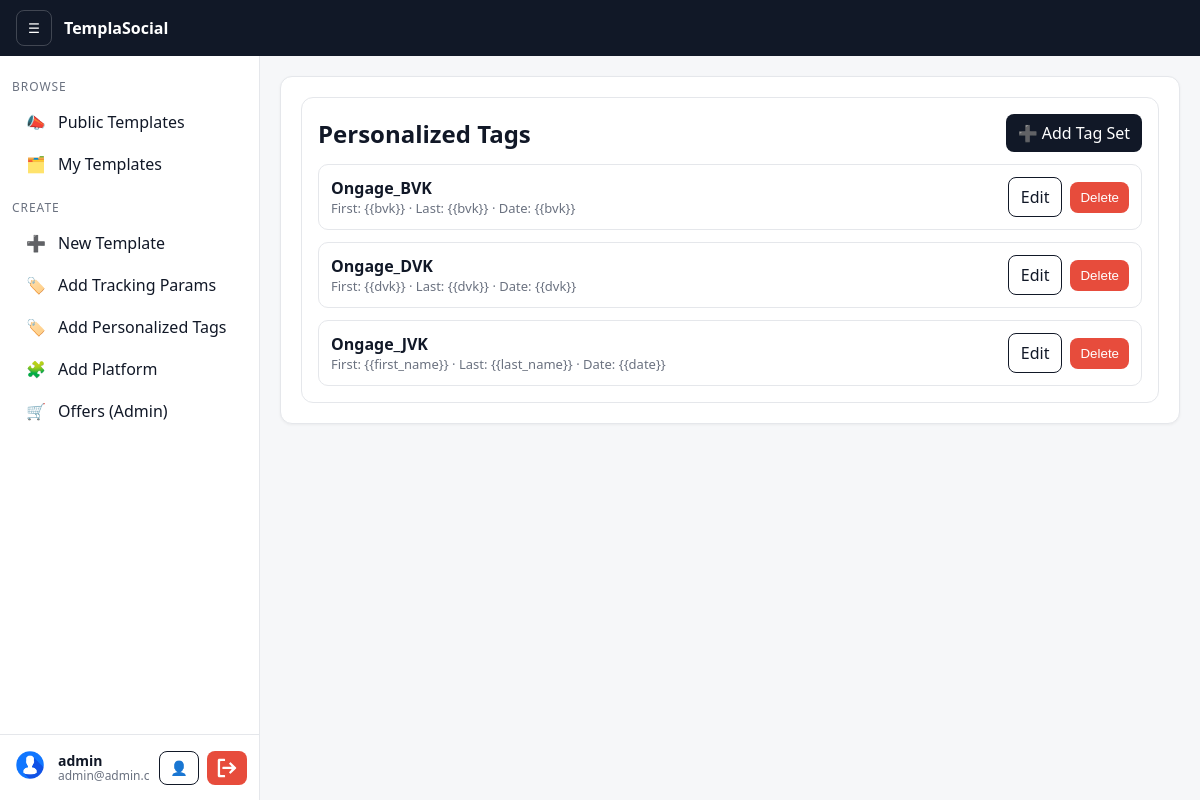
The page /catalog/personalized-tags/ (signed in) on the database its author committed.
### accounts/models.py (models this page shows, shortened)
class Profile(models.Model):
    user = models.OneToOneField(User, on_delete=models.CASCADE, related_name="profile")
    display_name = models.CharField(max_length=150, blank=True)
    company = models.CharField(max_length=150, blank=True)
    avatar = models.ImageField(upload_to=avatar_upload_to, blank=True, null=True)

### catalog/models.py (models this page shows, shortened)
class PersonalizedTag(models.Model):
    user = models.ForeignKey(settings.AUTH_USER_MODEL, on_delete=models.CASCADE, related_name="personalized_tags")
    platform = models.ForeignKey("Platform", on_delete=models.CASCADE, related_name="personalized_tags")
    first_name_tag = models.CharField(max_length=100, blank=True)
    last_name_tag = models.CharField(max_length=100, blank=True)
    date_tag = models.CharField(max_length=100, blank=True)
    email_tag = models.CharField(max_length=100, blank=True)
    footer1_code = models.TextField(blank=True)
    footer2_code = models.TextField(blank=True)
    is_active = models.BooleanField(default=True)
    created_at = models.DateTimeField(auto_now_add=True)
    updated_at = models.DateTimeField(auto_now=True)
    class Meta:
        constraints = [
            models.UniqueConstraint(fields=["user", "platform"], name="unique_user_platform_tag")
        ]
        verbose_name = "Personalized Tag Set"
        verbose_name_plural = "Personalized Tag Sets"

class Platform(models.Model):
    name = models.CharField(max_length=80)
    slug = models.SlugField(max_length=100, blank=True)
    created_by = models.ForeignKey(User, on_delete=models.SET_NULL, null=True, blank=True)
    class Meta:
        constraints = [
            models.UniqueConstraint(fields=['created_by', 'name'], name='unique_user_platform')
        ]
        ordering = ['name']

### catalog/views.py (the view)
# urls.py: path("personalized-tags/", views.personalized_tag_list, name="personalized_tag_list"),
@login_required
def personalized_tag_list(request):
    tags = PersonalizedTag.objects.filter(user=request.user).select_related("platform").order_by("platform__name")
    return render(request, "catalog/personalized_tag_list.html", {"tags": tags})

### templates/catalog/personalized_tag_list.html (shortened to what this page needs)
{% extends 'base.html' %}
{% block content %}
<div class="card" style="max-width:900px;margin:auto">
  <div style="display:flex;justify-content:space-between;align-items:center">
    <h2 style="margin:0">Personalized Tags</h2>
    <div style="display:flex;gap:8px">
      <a class="btn" href="{% url 'catalog:personalized_tag_add' %}">➕ Add Tag Set</a>
    </div>
  </div>
  <div style="margin-top:12px;display:flex;flex-direction:column;gap:12px">
    {% for t in tags %}
      <div style="display:flex;justify-content:space-between;align-items:center;gap:12px;padding:12px;border:1px solid #e5e7eb;border-radius:10px;background:#fff">
        <div>
          <div style="font-weight:700">{{ t.platform.name }} {% if not t.is_active %}<span class="muted">· inactive</span>{% endif %}</div>
          <div class="muted" style="font-size:13px">First: {{ t.first_name_tag }} · Last: {{ t.last_name_tag }} · Date: {{ t.date_tag }}</div>
        </div>
        <div style="display:flex;gap:8px;align-items:center">
          <a class="btn-outline" href="{% url 'catalog:personalized_tag_edit' t.pk %}">Edit</a>
          <form method="get" action="{% url 'catalog:personalized_tag_delete' t.pk %}" style="margin:0">
            <button type="submit" class="btn-danger">Delete</button>
          </form>
        </div>
      </div>
    {% empty %}
      <div class="card">No personalized tags defined yet.</div>
    {% endfor %}
  </div>
</div>
{% endblock %}

### templates/base.html (shortened to what this page needs)
<!doctype html>
<html>
<head>
</head>
<body>
  <header>
    <button class="toggle" onclick="toggleSidebar()" aria-label="Toggle sidebar">☰</button>
    <div class="brand"><a href="{% url 'emails:home' %}">TemplaSocial</a></div>
  </header>
  <div class="layout">
    <aside id="sidebar" class="sidebar" data-collapsible>
      <div class="side-scroll">
        <div class="side-group">
          <div class="side-group-title">BROWSE</div>
          <a class="side-link" href="{% url 'emails:home' %}" title="Public Templates">
            <span class="icon">📣</span><span class="label">Public Templates</span>
          </a>
          {% if user.is_authenticated %}
          <a class="side-link" href="{% url 'emails:my_templates' %}" title="My Templates">
            <span class="icon">🗂️</span><span class="label">My Templates</span>
          </a>
          {% endif %}
        </div>
        {% if user.is_authenticated %}
        <div class="side-group" style="margin-top:14px">
          <div class="side-group-title">CREATE</div>
          <a class="side-link" href="{% url 'emails:template_create' %}" title="New Template">
            <span class="icon">➕</span><span class="label">New Template</span>
          </a>
          <a class="side-link" href="{% url 'catalog:param_index' %}" title="Add Tracking Params">
            <span class="icon">🏷️</span><span class="label">Add Tracking Params</span>
          </a>
          <a class="side-link" href="{% url 'catalog:personalized_tag_list' %}" title="Personalized tags">
            <span class="icon">🏷️</span><span class="label">Add Personalized Tags</span>
          </a>
          <a class="side-link" href="{% url 'catalog:platform_list' %}" title="Add Platform">
            <span class="icon">🧩</span><span class="label">Add Platform</span>
          </a>
          {% if user.is_staff %}
          <a class="side-link" href="{% url 'catalog:offer_index' %}" title="Offers (Admin)">
            <span class="icon">🛒</span><span class="label">Offers (Admin)</span>
          </a>
          {% endif %}
        </div>
        {% endif %}
      </div>
      {% if user.is_authenticated %}
      <div class="side-footer">
        <div class="user-info" title="{{ user.username }}">
          <a href="#" onclick="openProfileModal(event)" style="text-decoration: none;">
            {% if user.profile and user.profile.avatar %}
            <img src="{{ user.profile.avatar.url }}" alt="Avatar"
              style="width:36px;height:36px;border-radius:50%;object-fit:cover;">
            {% else %}
            <div class="avatar">{{ user.username|slice:":1"|upper }}</div>
            {% endif %}
          </a><a href="" onclick="openProfileModal(event)" style="text-decoration: none;">
            <div class="user-text">
              <div class="user-name">
                {% if user.profile and user.profile.display_name %}
    {{ user.profile.display_name }}
  {% else %}
    {{ user.get_full_name|default:user.username }}
  {% endif %}
              </div>
              <div class="user-email">{{ user.email }}</div>
            </div>
          </a>
        </div>
        <div class="user-actions" style="display:flex; gap:8px; align-items:center;">
          <a href="" title="Profile" onclick="openProfileModal(event)" style="display:flex; align-items:center; justify-content:center;
              width:40px; height:34px; border:1px solid #111827;
              border-radius:8px; background:#fff; color:#111827;
              font-size:14px; text-decoration:none; cursor:pointer;">
            👤
          </a>
          <form method="post" action="{% url 'accounts:logout' %}" title="Logout" style="margin:0;">
            <button type="submit" style="display:flex; align-items:center; justify-content:center;
               width:40px; height:34px; border:none; border-radius:8px;
               background:#e74c3c; cursor:pointer;">
            </button>
          </form>
        </div>
      </div>
      {% endif %}
    </aside>
<main id="content" class="content" style="padding:20px;">
  <div class="content-card">
    {% block content %}{% endblock %}
  </div>
</main>
  </div>
</body>
</html>

### templates/base.html (style rules this page uses)
:root { --header-h: 56px; --sidebar-w: 260px; --sidebar-w-c: 64px; --bg: #f6f7f9; --ink: #111827; --muted: #6b7280; --bd: #e5e7eb; --brand: #111827; --btn: #111827; --btn-ink: #fff; --btn-danger: #e74c3c; --btn-danger-hover: #c0392b; }
* { box-sizing: border-box }
body { font-family: system-ui, -apple-system, Segoe UI, Roboto, Helvetica, Arial, sans-serif; margin: 0; background: var(--bg); color: var(--ink) }
a { color: var(--ink); text-decoration: none }
header { position: fixed; top: 0; left: 0; right: 0; z-index: 1000; height: var(--header-h); background: var(--brand); color: #fff; display: flex; align-items: center; gap: 12px; padding: 0 16px; }
.brand a { color: #fff; font-weight: 700 }
.toggle { width: 36px; height: 36px; border: 1px solid #ffffff33; border-radius: 8px; background: transparent; color: #fff; display: flex; align-items: center; justify-content: center; cursor: pointer }
.layout { padding-top: var(--header-h) }
.sidebar { position: fixed; top: var(--header-h); left: 0; bottom: 0; width: var(--sidebar-w); border-right: 1px solid var(--bd); background: #fff; z-index: 900; display: flex; flex-direction: column; transition: width .2s ease; }
.side-scroll { flex: 1; overflow: auto; padding: 12px }
.side-group-title { font-size: 12px; letter-spacing: .08em; color: var(--muted); margin: 10px 0 6px; transition: opacity .2s }
.side-link { display: flex; align-items: center; gap: 10px; padding: 10px 12px; border-radius: 10px; color: var(--ink); white-space: nowrap; }
.side-link .icon { width: 24px; display: inline-flex; align-items: center; justify-content: center }
.side-link .label { transition: opacity .2s; overflow: hidden; text-overflow: ellipsis }
.side-footer { border-top: 1px solid var(--bd); padding: 12px; display: flex; gap: 10px; align-items: center; justify-content: space-between; }
.user-info { display: flex; align-items: center; gap: 10px; overflow: hidden }
.user-text { display: flex; flex-direction: column; line-height: 1.1; max-width: 140px }
.user-name { font-size: 14px; font-weight: 600; white-space: nowrap; text-overflow: ellipsis; overflow: hidden }
.user-email { font-size: 12px; color: var(--muted); white-space: nowrap; text-overflow: ellipsis; overflow: hidden }
.btn { background: var(--btn); color: var(--btn-ink); border: none; border-radius: 8px; padding: 8px 12px; cursor: pointer }
.btn-outline { background: #fff; border: 1px solid var(--ink); color: var(--ink); border-radius: 8px; padding: 8px 12px; cursor: pointer }
.btn-danger { background: var(--btn-danger); color: #fff; border: none; border-radius: 8px; padding: 8px 10px; cursor: pointer; display: block; margin: auto; }
.content { margin-left: var(--sidebar-w); padding: 18px 12px; min-height: calc(100vh - var(--header-h)); transition: margin-left .2s ease; }
.card { background: #fff; border: 1px solid var(--bd); border-radius: 12px; padding: 16px; margin-bottom: 16px }
.muted { color: var(--muted) }
.content-card { background:#fff;border:1px solid #e5e7eb;border-radius:12px;padding:20px;box-shadow:0 1px 3px rgba(0,0,0,.05) }

### rows shown on the page
PersonalizedTag: platform.name "Ongage_BVK", first_name_tag "{{bvk}}", last_name_tag "{{bvk}}", date_tag "{{bvk}}"
PersonalizedTag: platform.name "Ongage_DVK", first_name_tag "{{dvk}}", last_name_tag "{{dvk}}", date_tag "{{dvk}}"
PersonalizedTag: platform.name "Ongage_JVK", first_name_tag "{{first_name}}", last_name_tag "{{last_name}}", date_tag "{{date}}"

### other values the page prints
{{ user.profile.display_name }} "admin"
